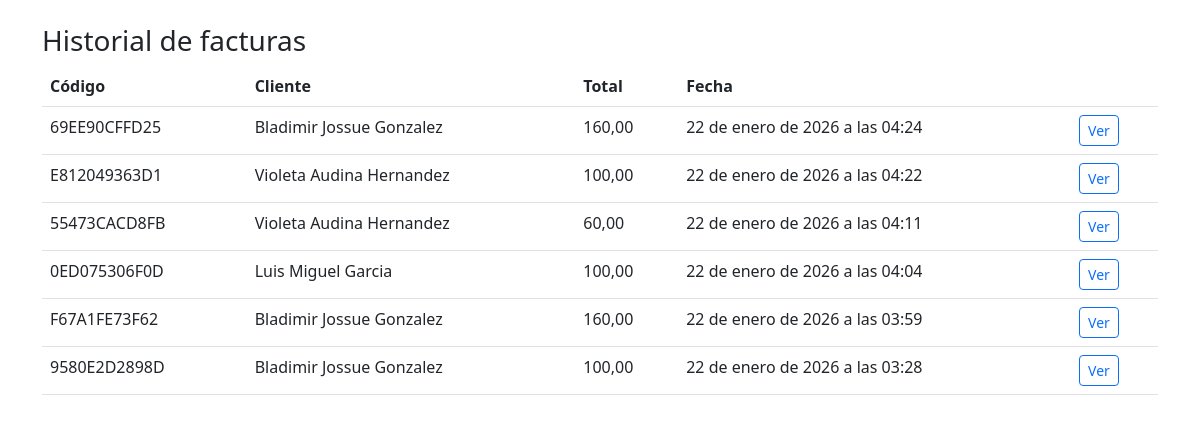
Before: /facturacion/ (signed in) with the older database file.
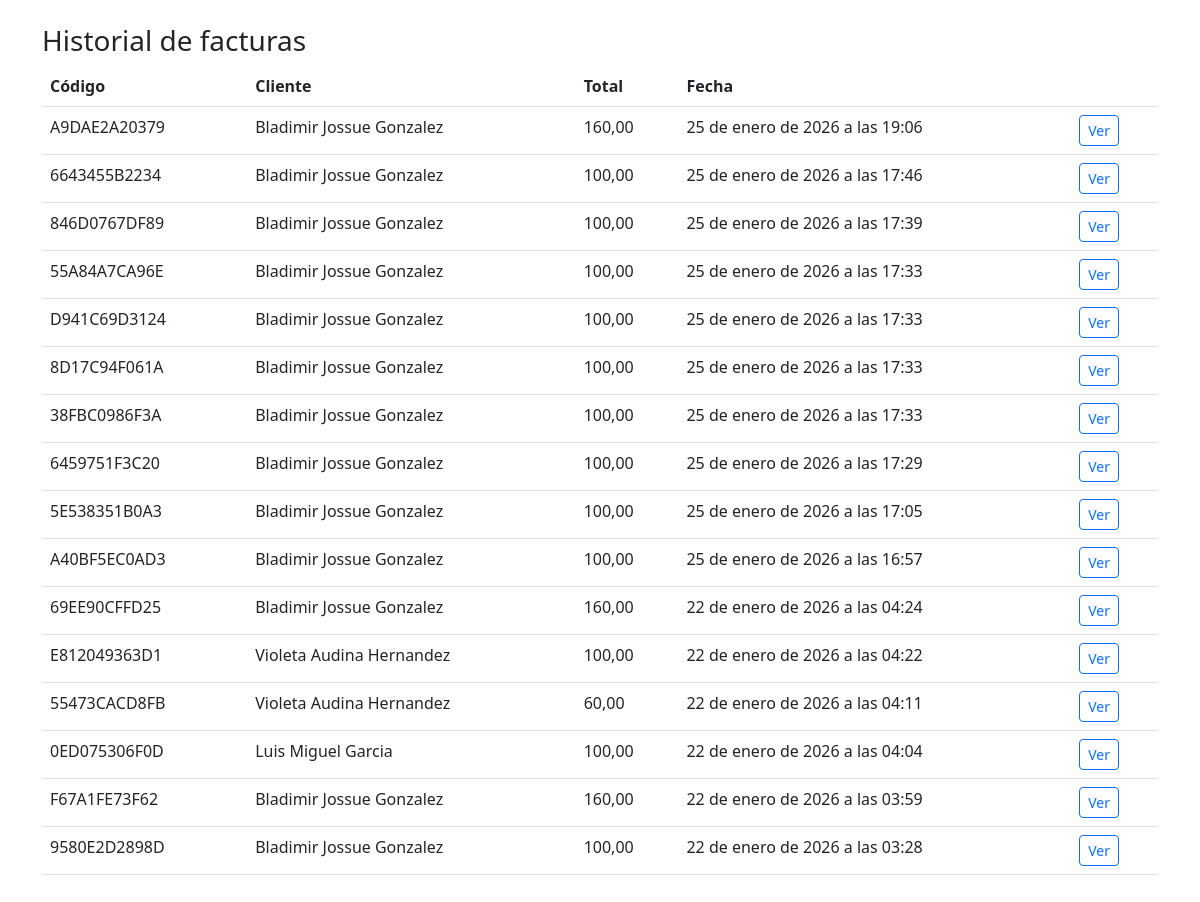
After: the same page with the newer database file.
### facturacion/models.py (models this page shows, shortened)
class Factura(models.Model):
    codigo_factura = models.CharField(max_length=50, unique=True, editable=False)
    cliente = models.ForeignKey(Cliente, on_delete=models.PROTECT)
    cajero = models.ForeignKey(settings.AUTH_USER_MODEL, on_delete=models.PROTECT, related_name='facturas_cajero')
    barbero = models.ForeignKey(settings.AUTH_USER_MODEL, on_delete=models.PROTECT, related_name='facturas_barbero')
    fecha = models.DateTimeField(auto_now_add=True)
    total = models.DecimalField(max_digits=12, decimal_places=2)

### clientes/models.py (models this page shows, shortened)
class Cliente(models.Model):
    nombre = models.CharField(max_length=200)
    telefono = models.CharField(
        max_length=20,
        unique=True
    )

### facturacion/views.py (the view)
# urls.py: path('', views.historial, name='facturas_historial'),
@login_required
def historial(request):
    qs = Factura.objects.all().order_by('-fecha')
    return render(request, 'facturacion/historial.html', {'facturas': qs})

### templates/facturacion/historial.html (shortened to what this page needs)
{% load static %}
<!doctype html>
<html>
  <head>
    <link href="https://cdn.jsdelivr.net/npm/bootstrap@5.3.0/dist/css/bootstrap.min.css" rel="stylesheet">
  </head>
  <body>
    <div class="container py-4">
      <h3>Historial de facturas</h3>
      <table class="table">
        <thead><tr><th>Código</th><th>Cliente</th><th>Total</th><th>Fecha</th><th></th></tr></thead>
        <tbody>
          {% for f in facturas %}
          <tr>
            <td>{{ f.codigo_factura }}</td>
            <td>{{ f.cliente.nombre }}</td>
            <td>{{ f.total }}</td>
            <td>{{ f.fecha }}</td>
            <td><a class="btn btn-sm btn-outline-primary" href="{% url 'factura_ticket' f.id %}">Ver</a></td>
          </tr>
          {% endfor %}
        </tbody>
      </table>
    </div>
  </body>
</html>

Changed rows visible on the page:
added Factura: codigo_factura "A9DAE2A20379", cliente.nombre "Bladimir Jossue Gonzalez", total "160,00", fecha "25 de enero de 2026 a las 19:06"
added Factura: codigo_factura "6643455B2234", cliente.nombre "Bladimir Jossue Gonzalez", total "100,00", fecha "25 de enero de 2026 a las 17:46"
added Factura: codigo_factura "846D0767DF89", cliente.nombre "Bladimir Jossue Gonzalez", total "100,00", fecha "25 de enero de 2026 a las 17:39"
added Factura: codigo_factura "55A84A7CA96E", cliente.nombre "Bladimir Jossue Gonzalez", total "100,00", fecha "25 de enero de 2026 a las 17:33"
added Factura: codigo_factura "D941C69D3124", cliente.nombre "Bladimir Jossue Gonzalez", total "100,00", fecha "25 de enero de 2026 a las 17:33"
added Factura: codigo_factura "8D17C94F061A", cliente.nombre "Bladimir Jossue Gonzalez", total "100,00", fecha "25 de enero de 2026 a las 17:33"
added Factura: codigo_factura "38FBC0986F3A", cliente.nombre "Bladimir Jossue Gonzalez", total "100,00", fecha "25 de enero de 2026 a las 17:33"
added Factura: codigo_factura "6459751F3C20", cliente.nombre "Bladimir Jossue Gonzalez", total "100,00", fecha "25 de enero de 2026 a las 17:29"
added Factura: codigo_factura "5E538351B0A3", cliente.nombre "Bladimir Jossue Gonzalez", total "100,00", fecha "25 de enero de 2026 a las 17:05"
added Factura: codigo_factura "A40BF5EC0AD3", cliente.nombre "Bladimir Jossue Gonzalez", total "100,00", fecha "25 de enero de 2026 a las 16:57"
